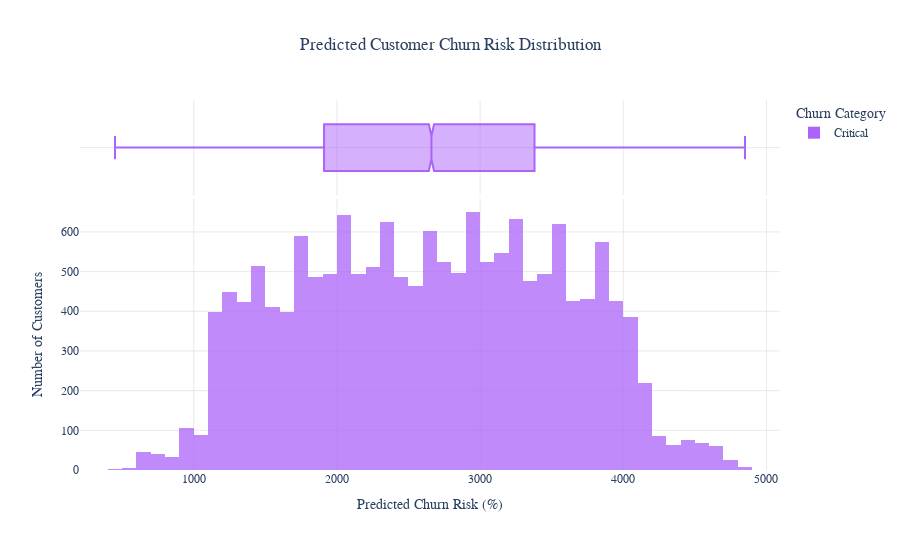

This figure's notebook cell:
### Markdown cell above
### Churn Prediction Distribution

### Code cell
churn_prediction_distribution_query = "SELECT * FROM gold.analytics_customer_churn_prediction"
churn_prediction_distribution_df = fetch_data(churn_prediction_distribution_query)

fig = px.histogram(
    churn_prediction_distribution_df,
    x='predicted_churn_risk_pct',
    color='predicted_churn_category',
    title='Predicted Customer Churn Risk Distribution',
    labels={'predicted_churn_risk_pct': 'Predicted Churn Risk (%)'},
    color_discrete_map={
        'Low': '#00CC96',
        'Medium': '#FFA15A',
        'High': '#EF553B',
        'Critical': '#AB63FA'
    },
    nbins=50,
    barmode='overlay',
    opacity=0.75,
    marginal='box',
    hover_data={'predicted_churn_risk_pct': ':.2f'} 
)

# Improve layout
fig.update_layout(
    height=550,
    width=900,
    title={
        'text': "Predicted Customer Churn Risk Distribution",
        'x':0.5,  # Center title
        'xanchor': 'center'
    },
    xaxis_title='Predicted Churn Risk (%)',
    yaxis_title='Number of Customers',
    legend_title_text='Churn Category',
    font=dict(size=12, family='Arial'),
    plot_bgcolor='white',
    paper_bgcolor='white'
)

# Style axes
fig.update_xaxes(showgrid=True, gridwidth=0.5, gridcolor='lightgrey', zeroline=False)
fig.update_yaxes(showgrid=True, gridwidth=0.5, gridcolor='lightgrey', zeroline=False)

# Show chart
fig.show()

### Figure 1 — Plotly figure (JSON) as saved in the notebook; plotly's stock layout.template omitted (floating-point values rounded to 4 significant figures; data arrays with more than 128 entries replaced by an {"elided": "..."} marker saying what was removed)
{"data": [{"bingroup": "x", "hovertemplate": "predicted_churn_category=Critical<br>Predicted Churn Risk (%)=%{x:.2f}<br>count=%{y}<extra></extra>", "legendgroup": "Critical", "marker": {"color": "#AB63FA", "opacity": 0.75, "pattern": {"shape": ""}}, "name": "Critical", "nbinsx": 50, "orientation": "v", "showlegend": true, "type": "histogram", "x": {"elided": "16112 float values"}, "xaxis": "x", "yaxis": "y"}, {"hovertemplate": "predicted_churn_category=Critical<br>Predicted Churn Risk (%)=%{x:.2f}<extra></extra>", "legendgroup": "Critical", "marker": {"color": "#AB63FA"}, "name": "Critical", "notched": true, "showlegend": false, "type": "box", "x": {"elided": "16112 float values"}, "xaxis": "x2", "yaxis": "y2"}], "layout": {"barmode": "overlay", "font": {"family": "Arial", "size": 12}, "height": 550, "legend": {"title": {"text": "Churn Category"}, "tracegroupgap": 0}, "paper_bgcolor": "white", "plot_bgcolor": "white", "title": {"text": "Predicted Customer Churn Risk Distribution", "x": 0.5, "xanchor": "center"}, "width": 900, "xaxis": {"anchor": "y", "domain": [0, 1], "gridcolor": "lightgrey", "gridwidth": 0.5, "showgrid": true, "title": {"text": "Predicted Churn Risk (%)"}, "zeroline": false}, "xaxis2": {"anchor": "y2", "domain": [0, 1], "gridcolor": "lightgrey", "gridwidth": 0.5, "matches": "x", "showgrid": true, "showticklabels": false, "zeroline": false}, "yaxis": {"anchor": "x", "domain": [0, 0.7326], "gridcolor": "lightgrey", "gridwidth": 0.5, "showgrid": true, "title": {"text": "Number of Customers"}, "zeroline": false}, "yaxis2": {"anchor": "x2", "domain": [0.7426, 1], "gridcolor": "lightgrey", "gridwidth": 0.5, "matches": "y2", "showgrid": true, "showline": false, "showticklabels": false, "ticks": "", "zeroline": false}}}
